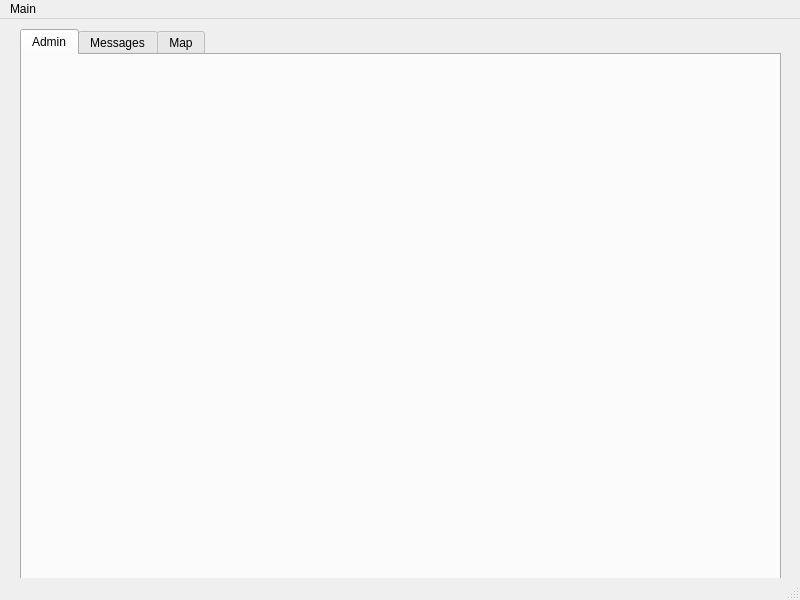
<?xml version="1.0" encoding="UTF-8"?>
<ui version="4.0">
 <class>MainWindow</class>
 <widget class="QMainWindow" name="MainWindow">
  <property name="geometry">
   <rect>
    <x>0</x>
    <y>0</y>
    <width>800</width>
    <height>600</height>
   </rect>
  </property>
  <property name="windowTitle">
   <string>MainWindow - Portal</string>
  </property>
  <widget class="QWidget" name="centralwidget">
   <widget class="QTabWidget" name="tabWidget">
    <property name="geometry">
     <rect>
      <x>20</x>
      <y>10</y>
      <width>761</width>
      <height>551</height>
     </rect>
    </property>
    <property name="currentIndex">
     <number>0</number>
    </property>
    <widget class="QWidget" name="tab">
     <attribute name="title">
      <string>Admin</string>
     </attribute>
    </widget>
    <widget class="QWidget" name="tab_2">
     <attribute name="title">
      <string>Messages</string>
     </attribute>
    </widget>
    <widget class="QWidget" name="tab_3">
     <attribute name="title">
      <string>Map</string>
     </attribute>
    </widget>
   </widget>
  </widget>
  <widget class="QStatusBar" name="statusbar"/>
  <widget class="QMenuBar" name="menubar">
   <property name="geometry">
    <rect>
     <x>0</x>
     <y>0</y>
     <width>800</width>
     <height>22</height>
    </rect>
   </property>
   <widget class="QMenu" name="menuMain">
    <property name="title">
     <string>Main</string>
    </property>
   </widget>
   <addaction name="menuMain"/>
  </widget>
 </widget>
 <resources/>
 <connections/>
</ui>
